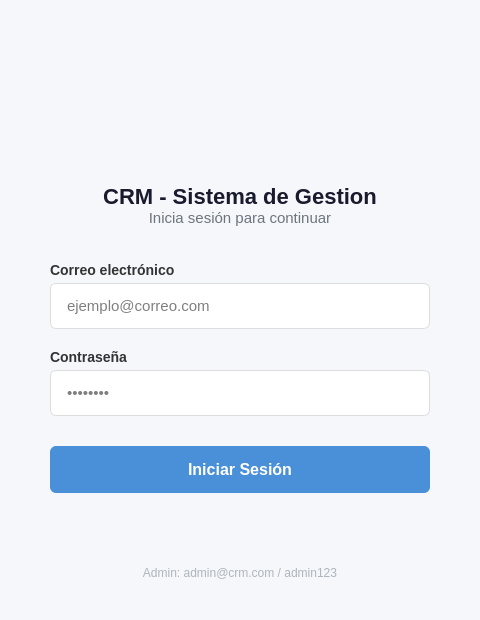
<?xml version="1.0" encoding="UTF-8"?>
<ui version="4.0">
 <class>LoginWindow</class>
 <widget class="QWidget" name="LoginWindow">
  <property name="geometry">
   <rect>
    <x>0</x>
    <y>0</y>
    <width>480</width>
    <height>620</height>
   </rect>
  </property>
  <property name="minimumSize">
   <size>
    <width>480</width>
    <height>620</height>
   </size>
  </property>
  <property name="maximumSize">
   <size>
    <width>480</width>
    <height>620</height>
   </size>
  </property>
  <property name="windowTitle">
   <string>CRM - Sistema de Gestion</string>
  </property>
  <property name="styleSheet">
   <string notr="true">QWidget {
    background-color: #f5f7fa;
    font-family: "Segoe UI", Arial, sans-serif;
}
#appTitle {
    font-size: 22px;
    font-weight: bold;
    color: #1a1a2e;
}
#subtitle {
    font-size: 15px;
    color: #6c757d;
}
#fieldLabel {
    font-size: 14px;
    font-weight: 600;
    color: #333;
}
QLineEdit {
    padding: 12px 14px;
    border: 1px solid #ddd;
    border-radius: 6px;
    font-size: 15px;
    background-color: white;
}
QLineEdit:focus {
    border: 2px solid #4a90d9;
}
#emailLabel, #passwordLabel {
    font-size: 14px;
    font-weight: 600;
    color: #333;
}
#loginBtn {
    padding: 14px;
    background-color: #4a90d9;
    color: white;
    border: none;
    border-radius: 6px;
    font-size: 16px;
    font-weight: bold;
}
#loginBtn:hover {
    background-color: #357abd;
}
#loginBtn:pressed {
    background-color: #2a5f9e;
}
#loginBtn:disabled {
    background-color: #a0c4e8;
}
#errorLabel {
    color: #dc3545;
    font-size: 13px;
}
#hintLabel {
    color: #adb5bd;
    font-size: 12px;
}</string>
  </property>
  <layout class="QVBoxLayout" name="mainLayout">
   <property name="leftMargin">
    <number>50</number>
   </property>
   <property name="topMargin">
    <number>40</number>
   </property>
   <property name="rightMargin">
    <number>50</number>
   </property>
   <property name="bottomMargin">
    <number>40</number>
   </property>
   <property name="spacing">
    <number>0</number>
   </property>
   <item>
    <spacer name="topSpacer">
     <property name="orientation">
      <enum>Qt::Vertical</enum>
     </property>
     <property name="sizeHint" stdset="0">
      <size>
       <width>20</width>
       <height>40</height>
      </size>
     </property>
    </spacer>
   </item>
   <item>
    <widget class="QLabel" name="iconLabel">
     <property name="minimumSize">
      <size>
       <width>80</width>
       <height>80</height>
      </size>
     </property>
     <property name="alignment">
      <set>Qt::AlignCenter</set>
     </property>
    </widget>
   </item>
   <item>
    <spacer name="iconSpacer">
     <property name="orientation">
      <enum>Qt::Vertical</enum>
     </property>
     <property name="sizeType">
      <enum>QSizePolicy::Fixed</enum>
     </property>
     <property name="sizeHint" stdset="0">
      <size>
       <width>20</width>
       <height>15</height>
      </size>
     </property>
    </spacer>
   </item>
   <item>
    <widget class="QLabel" name="appTitle">
     <property name="text">
      <string>CRM - Sistema de Gestion</string>
     </property>
     <property name="alignment">
      <set>Qt::AlignCenter</set>
     </property>
    </widget>
   </item>
   <item>
    <widget class="QLabel" name="subtitle">
     <property name="text">
      <string>Inicia sesión para continuar</string>
     </property>
     <property name="alignment">
      <set>Qt::AlignCenter</set>
     </property>
    </widget>
   </item>
   <item>
    <spacer name="afterSubtitleSpacer">
     <property name="orientation">
      <enum>Qt::Vertical</enum>
     </property>
     <property name="sizeType">
      <enum>QSizePolicy::Fixed</enum>
     </property>
     <property name="sizeHint" stdset="0">
      <size>
       <width>20</width>
       <height>35</height>
      </size>
     </property>
    </spacer>
   </item>
   <item>
    <widget class="QLabel" name="emailLabel">
     <property name="text">
      <string>Correo electrónico</string>
     </property>
    </widget>
   </item>
   <item>
    <spacer name="emailFieldSpacer">
     <property name="orientation">
      <enum>Qt::Vertical</enum>
     </property>
     <property name="sizeType">
      <enum>QSizePolicy::Fixed</enum>
     </property>
     <property name="sizeHint" stdset="0">
      <size>
       <width>20</width>
       <height>5</height>
      </size>
     </property>
    </spacer>
   </item>
   <item>
    <widget class="QLineEdit" name="emailInput">
     <property name="placeholderText">
      <string>ejemplo@correo.com</string>
     </property>
    </widget>
   </item>
   <item>
    <spacer name="betweenFieldsSpacer">
     <property name="orientation">
      <enum>Qt::Vertical</enum>
     </property>
     <property name="sizeType">
      <enum>QSizePolicy::Fixed</enum>
     </property>
     <property name="sizeHint" stdset="0">
      <size>
       <width>20</width>
       <height>20</height>
      </size>
     </property>
    </spacer>
   </item>
   <item>
    <widget class="QLabel" name="passwordLabel">
     <property name="text">
      <string>Contraseña</string>
     </property>
    </widget>
   </item>
   <item>
    <spacer name="passwordFieldSpacer">
     <property name="orientation">
      <enum>Qt::Vertical</enum>
     </property>
     <property name="sizeType">
      <enum>QSizePolicy::Fixed</enum>
     </property>
     <property name="sizeHint" stdset="0">
      <size>
       <width>20</width>
       <height>5</height>
      </size>
     </property>
    </spacer>
   </item>
   <item>
    <widget class="QLineEdit" name="passwordInput">
     <property name="placeholderText">
      <string>••••••••</string>
     </property>
     <property name="echoMode">
      <enum>QLineEdit::Password</enum>
     </property>
    </widget>
   </item>
   <item>
    <spacer name="beforeBtnSpacer">
     <property name="orientation">
      <enum>Qt::Vertical</enum>
     </property>
     <property name="sizeType">
      <enum>QSizePolicy::Fixed</enum>
     </property>
     <property name="sizeHint" stdset="0">
      <size>
       <width>20</width>
       <height>30</height>
      </size>
     </property>
    </spacer>
   </item>
   <item>
    <widget class="QPushButton" name="loginBtn">
     <property name="text">
      <string>Iniciar Sesión</string>
     </property>
     <property name="cursor">
      <cursorShape>PointingHandCursor</cursorShape>
     </property>
    </widget>
   </item>
   <item>
    <spacer name="afterBtnSpacer">
     <property name="orientation">
      <enum>Qt::Vertical</enum>
     </property>
     <property name="sizeType">
      <enum>QSizePolicy::Fixed</enum>
     </property>
     <property name="sizeHint" stdset="0">
      <size>
       <width>20</width>
       <height>10</height>
      </size>
     </property>
    </spacer>
   </item>
   <item>
    <widget class="QLabel" name="errorLabel">
     <property name="text">
      <string/>
     </property>
     <property name="alignment">
      <set>Qt::AlignCenter</set>
     </property>
     <property name="visible">
      <bool>false</bool>
     </property>
    </widget>
   </item>
   <item>
    <spacer name="bottomSpacer">
     <property name="orientation">
      <enum>Qt::Vertical</enum>
     </property>
     <property name="sizeHint" stdset="0">
      <size>
       <width>20</width>
       <height>40</height>
      </size>
     </property>
    </spacer>
   </item>
   <item>
    <widget class="QLabel" name="hintLabel">
     <property name="text">
      <string>Admin: admin@crm.com / admin123</string>
     </property>
     <property name="alignment">
      <set>Qt::AlignCenter</set>
     </property>
    </widget>
   </item>
  </layout>
 </widget>
 <resources/>
 <connections/>
</ui>
